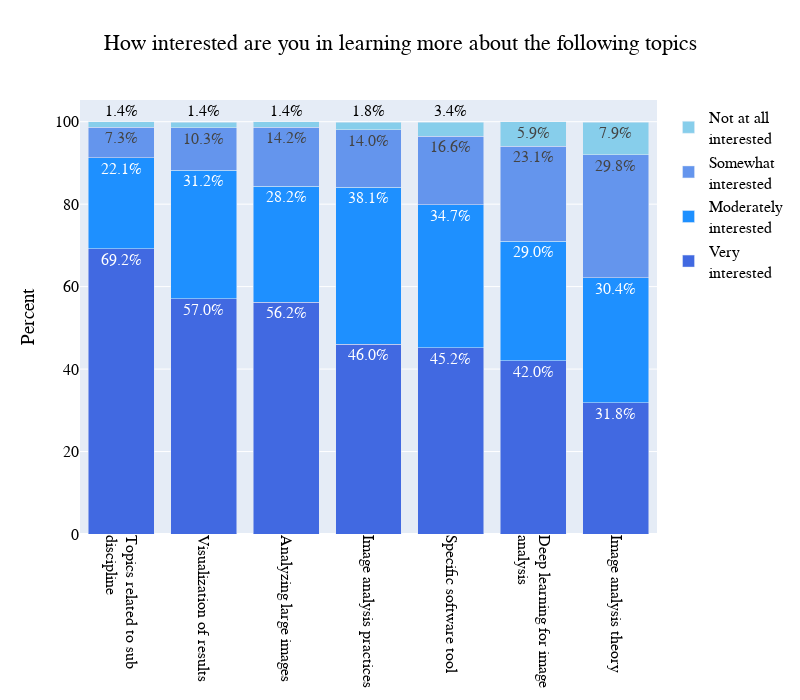

The code cell stored with this chart in its notebook:
### Code cell
percentage_stackedcharts_fig(pre_top, title='How interested are you in learning more about the following topics',order_of_stacks=['Very interested', 'Moderately interested', 'Somewhat interested', 'Not at all interested'],order_of_axes=['Topics related to sub<br>discipline', 'Visualization of results', 'Analyzing large images', 'Image analysis practices', 'Specific software tool', 'Deep learning for image<br>analysis', 'Image analysis theory'], colors={'Very interested':'royalblue','Moderately interested':'dodgerblue','Somewhat interested':'cornflowerblue','Not at all interested':'skyblue'})

### Figure 1 — Plotly figure (JSON) as saved in the notebook; plotly's stock layout.template omitted (floating-point values rounded to 4 significant figures)
{"data": [{"marker": {"color": "royalblue"}, "name": "Very<br>interested", "text": ["31.8%", "46.0%", "69.2%", "45.2%", "42.0%", "56.2%", "57.0%"], "type": "bar", "x": ["Image analysis theory", "Image analysis practices", "Topics related to sub<br>discipline", "Specific software tool", "Deep learning for image<br>analysis", "Analyzing large images", "Visualization of results"], "y": [31.8, 46, 69.2, 45.2, 42, 56.2, 57]}, {"marker": {"color": "dodgerblue"}, "name": "Moderately<br>interested", "text": ["30.4%", "38.1%", "22.1%", "34.7%", "29.0%", "28.2%", "31.2%"], "type": "bar", "x": ["Image analysis theory", "Image analysis practices", "Topics related to sub<br>discipline", "Specific software tool", "Deep learning for image<br>analysis", "Analyzing large images", "Visualization of results"], "y": [30.4, 38.1, 22.1, 34.7, 29, 28.2, 31.2]}, {"marker": {"color": "cornflowerblue"}, "name": "Somewhat<br>interested", "text": ["29.8%", "14.0%", "7.3%", "16.6%", "23.1%", "14.2%", "10.3%"], "type": "bar", "x": ["Image analysis theory", "Image analysis practices", "Topics related to sub<br>discipline", "Specific software tool", "Deep learning for image<br>analysis", "Analyzing large images", "Visualization of results"], "y": [29.8, 14, 7.3, 16.6, 23.1, 14.2, 10.3]}, {"marker": {"color": "skyblue"}, "name": "Not at all<br>interested", "text": ["7.9%", "1.8%", "1.4%", "3.4%", "5.9%", "1.4%", "1.4%"], "type": "bar", "x": ["Image analysis theory", "Image analysis practices", "Topics related to sub<br>discipline", "Specific software tool", "Deep learning for image<br>analysis", "Analyzing large images", "Visualization of results"], "y": [7.9, 1.8, 1.4, 3.4, 5.9, 1.4, 1.4]}], "layout": {"barmode": "stack", "font": {"color": "Black", "family": "Helvetica", "size": 16}, "height": 700, "legend": {"font": {"color": "Black", "size": 16}, "title": {"font": {"family": "Helvetica"}}}, "title": {"text": "How interested are you in learning more about the following topics", "x": 0.5}, "width": 800, "xaxis": {"categoryarray": ["Topics related to sub<br>discipline", "Visualization of results", "Analyzing large images", "Image analysis practices", "Specific software tool", "Deep learning for image<br>analysis", "Image analysis theory"], "categoryorder": "array", "tickangle": 90}, "yaxis": {"title": {"text": "Percent"}}}}
